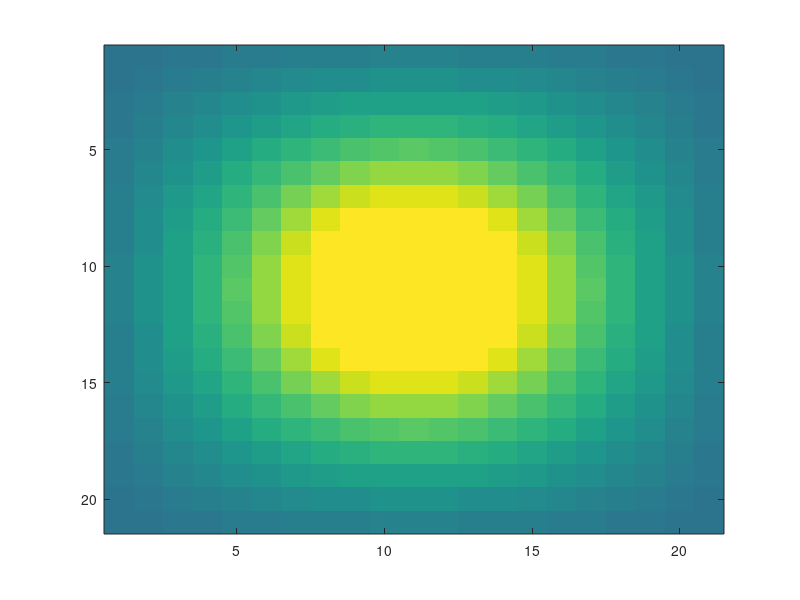

MATLAB code for this plot:
%tham so 
dx = 0.1;
h = 0.01;
D = 0.1;
M = 21;
N = 21;
Time = 10;
% Khoi Tao
for i = 1 : M
    for j = 1: N
        if ((i >= 9) && (i <= 13) && (j >=9) && (j <= 13))
            T(i,j) = 80;
        else
            T(i,j) = 25;
        end
    end
end
image(T); pause(0.5); hold on
t = 0;
%Giai PTVP
while (t<Time)
    %Tinh DHB2
    for i = 1:M
        if ( i == 1)
            for j = 1 : N
                if (j == 1)
                    dh2(i,j) = (T(i+1,j) + 25 + T(i,j+1) + 25 - 4*T(i,j))/(dx*dx);
                elseif (j == N)
                    dh2(i,j) = (T(i+1,j) + 25 + 25 + T(i,j-1) - 4*T(i,j))/(dx*dx);
                else 
                    dh2(i,j) = (T(i+1,j) + 25 + T(i,j+1) + T(i,j-1) - 4*T(i,j))/(dx*dx);
                end
            end
        elseif (i == M) 
            for j = 1 : N
                if (j == 1) 
                    dh2(i,j) = (25 + T(i-1,j) + T(i,j+1) + 25 - 4*T(i,j))/(dx*dx);
                elseif (j == N) 
                    dh2(i,j) = (25 + T(i-1,j) + 25 + T(i,j-1) - 4*T(i,j))/(dx*dx);
                else 
                    dh2(i,j) = (25 + T(i-1,j) + T(i,j+1) + T(i,j-1) - 4*T(i,j))/(dx*dx);
                end
            end
        else
            for j = 1 : N
                if (j == 1) 
                     dh2(i,j) = (T(i+1,j) + T(i-1,j) + T(i,j+1) + 25 - 4*T(i,j))/(dx*dx);
                elseif (j == N)
                     dh2(i,j) = (T(i+1,j) + T(i-1,j) + 25 + T(i,j-1) - 4*T(i,j))/(dx*dx);
                else
                    dh2(i,j) = (T(i+1,j) + T(i-1,j) + T(i,j+1) + T(i,j-1) - 4*T(i,j))/(dx*dx);
                end
            end
        end
    end
    %PP Euler thuan
    for i = 1:M
        for j = 1 : N
            if ((i >= 9) && (i <= 13) && (j >=9) && (j <= 13))
                T(i,j) = 80;
            else
                T(i,j) = T(i,j) + D*h*dh2(i,j);
            end
        end
    end
    %Tang thoi gian
    t = t + h;
    image(T); pause(0.05); hold on;
end
%imagesc(T);